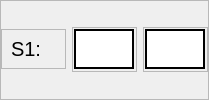
                      <widget class="QFrame" name="frame_58">
                       <property name="minimumSize">
                        <size>
                         <width>0</width>
                         <height>42</height>
                        </size>
                       </property>
                       <property name="frameShape">
                        <enum>QFrame::StyledPanel</enum>
                       </property>
                       <property name="frameShadow">
                        <enum>QFrame::Raised</enum>
                       </property>
                       <layout class="QGridLayout" name="gridLayout_58">
                        <property name="leftMargin">
                         <number>0</number>
                        </property>
                        <property name="topMargin">
                         <number>0</number>
                        </property>
                        <property name="rightMargin">
                         <number>0</number>
                        </property>
                        <property name="bottomMargin">
                         <number>0</number>
                        </property>
                        <item row="0" column="0">
                         <widget class="QFrame" name="frame_54">
                          <property name="minimumSize">
                           <size>
                            <width>65</width>
                            <height>40</height>
                           </size>
                          </property>
                          <property name="maximumSize">
                           <size>
                            <width>65</width>
                            <height>40</height>
                           </size>
                          </property>
                          <property name="frameShape">
                           <enum>QFrame::StyledPanel</enum>
                          </property>
                          <property name="frameShadow">
                           <enum>QFrame::Raised</enum>
                          </property>
                          <layout class="QGridLayout" name="gridLayout_54">
                           <property name="topMargin">
                            <number>1</number>
                           </property>
                           <property name="bottomMargin">
                            <number>1</number>
                           </property>
                           <item row="0" column="0">
                            <widget class="QLabel" name="label_47">
                             <property name="maximumSize">
                              <size>
                               <width>16777215</width>
                               <height>20</height>
                              </size>
                             </property>
                             <property name="styleSheet">
                              <string notr="true">QLabel{
qproperty-alignment: AlignCenter;
font-size: 20px;
border: none;
}</string>
                             </property>
                             <property name="text">
                              <string>S1:</string>
                             </property>
                            </widget>
                           </item>
                          </layout>
                         </widget>
                        </item>
                        <item row="0" column="1">
                         <widget class="QFrame" name="frame_30">
                          <property name="minimumSize">
                           <size>
                            <width>65</width>
                            <height>45</height>
                           </size>
                          </property>
                          <property name="maximumSize">
                           <size>
                            <width>65</width>
                            <height>45</height>
                           </size>
                          </property>
                          <property name="frameShape">
                           <enum>QFrame::StyledPanel</enum>
                          </property>
                          <property name="frameShadow">
                           <enum>QFrame::Raised</enum>
                          </property>
                          <layout class="QGridLayout" name="gridLayout_50">
                           <property name="leftMargin">
                            <number>1</number>
                           </property>
                           <property name="topMargin">
                            <number>1</number>
                           </property>
                           <item row="0" column="0">
                            <widget class="QLineEdit" name="leXS1">
                             <property name="minimumSize">
                              <size>
                               <width>60</width>
                               <height>40</height>
                              </size>
                             </property>
                             <property name="maximumSize">
                              <size>
                               <width>60</width>
                               <height>40</height>
                              </size>
                             </property>
                             <property name="styleSheet">
                              <string notr="true">QLineEdit{
background-color: white;
border: 2px solid black;
font-color: black;
qproperty-alignment: AlignCenter;
font-size: 15px;
}</string>
                             </property>
                             <property name="text">
                              <string/>
                             </property>
                            </widget>
                           </item>
                          </layout>
                         </widget>
                        </item>
                        <item row="0" column="2">
                         <widget class="QFrame" name="frame_52">
                          <property name="minimumSize">
                           <size>
                            <width>65</width>
                            <height>45</height>
                           </size>
                          </property>
                          <property name="maximumSize">
                           <size>
                            <width>65</width>
                            <height>45</height>
                           </size>
                          </property>
                          <property name="frameShape">
                           <enum>QFrame::StyledPanel</enum>
                          </property>
                          <property name="frameShadow">
                           <enum>QFrame::Raised</enum>
                          </property>
                          <layout class="QGridLayout" name="gridLayout_52">
                           <property name="leftMargin">
                            <number>1</number>
                           </property>
                           <property name="topMargin">
                            <number>1</number>
                           </property>
                           <item row="0" column="0">
                            <widget class="QLineEdit" name="leYS1">
                             <property name="minimumSize">
                              <size>
                               <width>60</width>
                               <height>40</height>
                              </size>
                             </property>
                             <property name="maximumSize">
                              <size>
                               <width>60</width>
                               <height>40</height>
                              </size>
                             </property>
                             <property name="styleSheet">
                              <string notr="true">QLineEdit{
background-color: white;
border: 2px solid black;
font-color: black;
qproperty-alignment: AlignCenter;
font-size: 15px;
}</string>
                             </property>
                             <property name="text">
                              <string/>
                             </property>
                            </widget>
                           </item>
                          </layout>
                         </widget>
                        </item>
                       </layout>
                      </widget>
